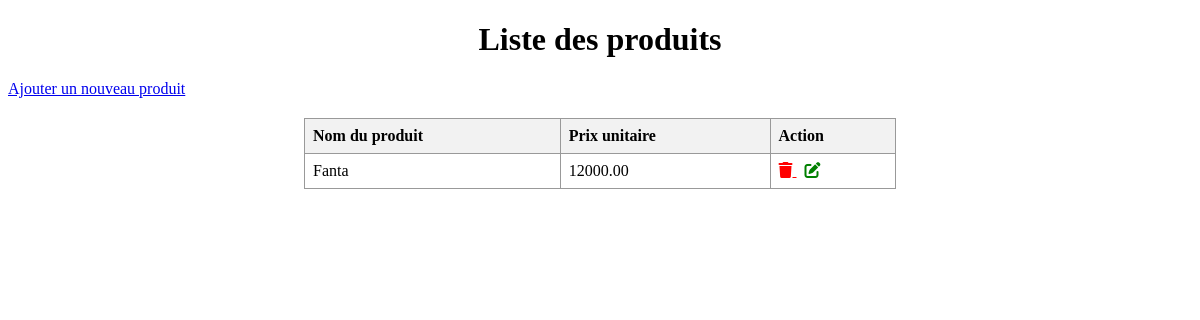
/listeproduit, run on an earlier commit of the app's database.
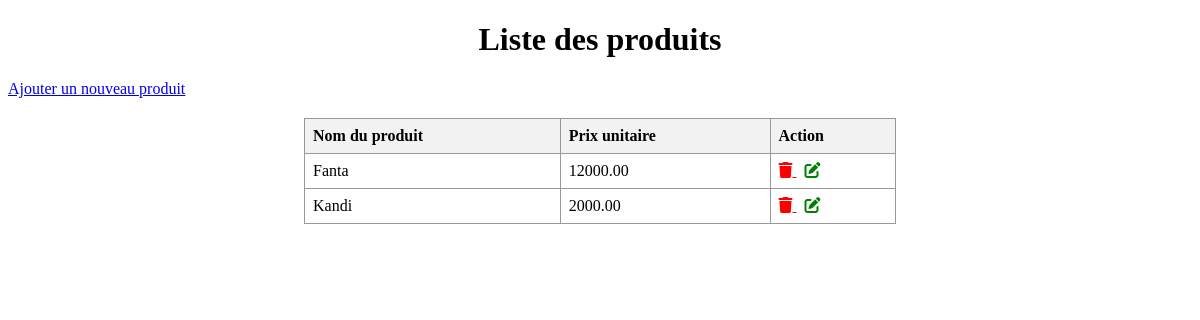
And on a later commit of the database.
### gestion/models.py (models this page shows)
class Produit(models.Model):
    nomProduit = models.CharField(max_length=200)
    prixUnitaire = models.DecimalField(max_digits=10, decimal_places=2)
    dateCreation = models.DateTimeField(auto_now_add=True)

### gestion/views.py (the view)
# urls.py: path('listeproduit', views.liste_produits, name='liste_produits'),
def liste_produits(request):
    produits = Produit.objects.all()
    return render(request,'gestion/liste.html',{'produits':produits})

### gestion/templates/gestion/liste.html (shortened to what this page needs)
<!DOCTYPE html>
<html>
<head>
    <link rel="stylesheet" href="https://cdnjs.cloudflare.com/ajax/libs/font-awesome/6.0.0-beta3/css/all.min.css">
</head>
<body>
    <h1>Liste des produits</h1>
    <a href="{% url 'creer_produit' %}">Ajouter un nouveau produit</a>
    <table>
        <thead>
            <tr>
                <th>Nom du produit</th>
                <th>Prix unitaire</th>
                <th>Action</th>
            </tr>
        </thead>
        <tbody>
            {% for produit in produits %}
                <tr>
                    <td>{{ produit.nomProduit }}</td>
                    <td>{{ produit.prixUnitaire }}</td>
                    <td>
                        <a href="{% url 'supprimer_produit' produit.id %}" class="delete-icon">
                            <i class="fas fa-trash"></i>
                        </a>
                        <a href="{% url 'modifier_produit' produit.id %}" class="edit-icon">
                            <i class="fas fa-edit"></i>
                        </a>
                    </td>
                </tr>
            {% empty %}
                <tr>
                    <td colspan="3">Aucun produit disponible.</td>
                </tr>
            {% endfor %}
        </tbody>
    </table>
</body>
</html>

### gestion/templates/gestion/liste.html (style rules this page uses)
table { width: 50%; border-collapse: collapse; margin: 20px auto; }
th, td { border: 1px solid #999; padding: 8px; text-align: left; }
th { background-color: #f2f2f2; }
h1 { text-align: center; }
.delete-icon { color: red; cursor: pointer; }
.edit-icon { color: green; cursor: pointer; }

What changed in the data, as far as the page shows it:
added Produit: nomProduit "Kandi", prixUnitaire "2000.00"
